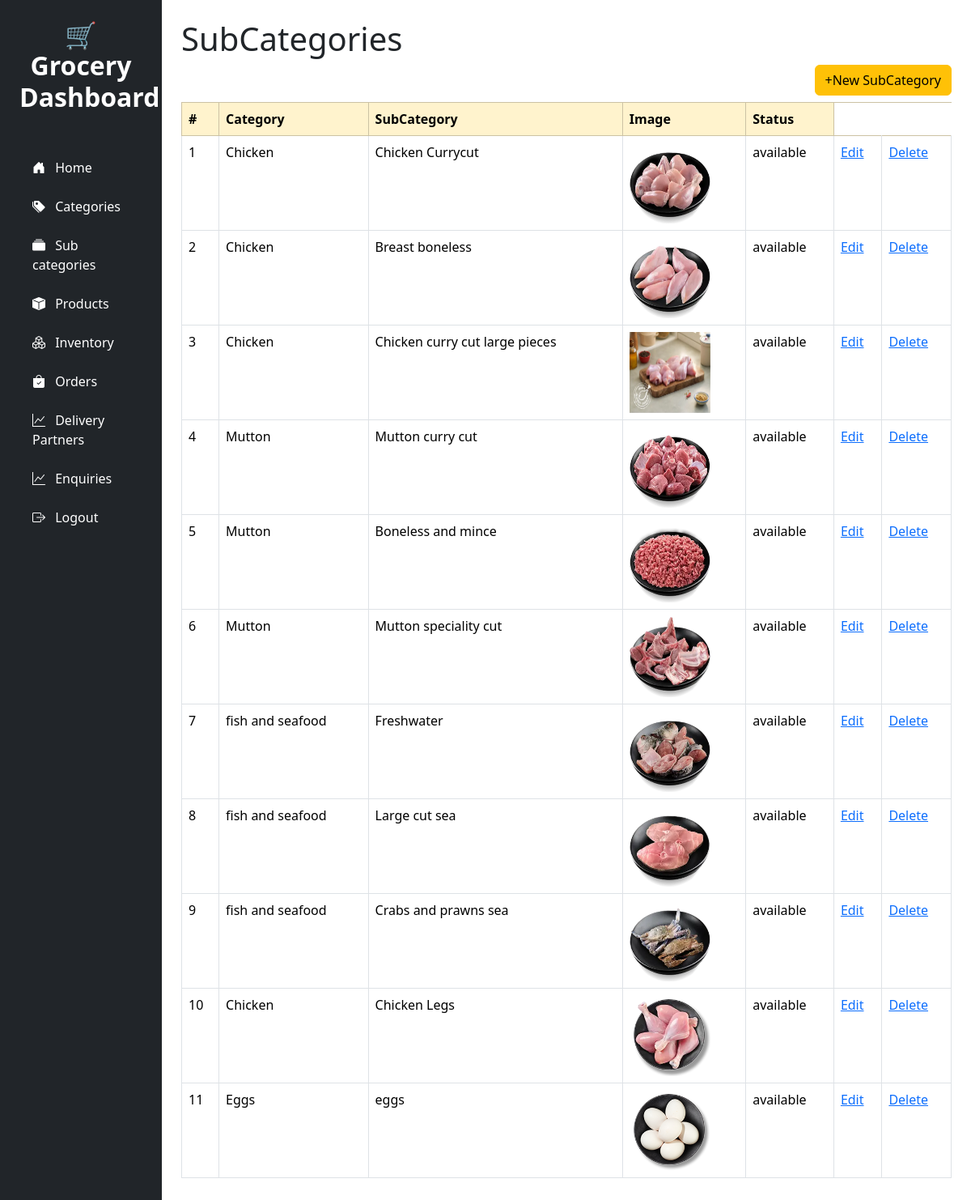
The page /SubCategories/ on the database its author committed.
### Grocerapp/models.py (models this page shows)
class tbl_SubCategory(models.Model):
    category = models.ForeignKey(tbl_category, on_delete=models.CASCADE)
    SubCategoryname=models.CharField(max_length=30,null=True)
    SubCategoryimage=models.ImageField(upload_to="media",null=True)
    SubCategorystatus=models.CharField(max_length=30,null=True)

class tbl_category(models.Model):
    categoryname=models.CharField(max_length=35,null=True)
    categoryimage=models.ImageField(upload_to="media",null=True)
    categorystatus=models.CharField(max_length=40,null=True)

### Grocerapp/views.py (the view)
# urls.py: path('SubCategories/',views.SubCategories),
def SubCategories(request):
    data1 = tbl_SubCategory.objects.all()
    return render(request,'SubCategories.html',{'data1':data1})

### templates/SubCategories.html
{% include 'navbar.html' %}
<h1>SubCategories</h1>
<a href="/create_SubCategory/" class="btn btn-warning mb-2 float-end">+New SubCategory</a>
<table class="table table-bordered">
            <thead class="table-warning">
            <tr>
                <th scope="col">#</th>
                <th scope="col">Category</th>
                <th scope="col">SubCategory</th>
                <th scope="col">Image</th>
                <th scope="col">Status</th>
            </tr>
            </thead>
            <tbody>
            {% for k in data1 %}
              <tr>
                <td>{{forloop.counter}}</td>
                  <td>{{k.category.categoryname}}</td>
                <td>{{k.SubCategoryname}}</td>
                  {% if k.SubCategoryimage %}
                  <td><img src="{{k.SubCategoryimage.url}}" width="100" height="100"></td>
                  {%else%}
                <td>No Image</td>
                {%endif%}
                <td>{{k.SubCategorystatus}}</td>
                  <td><a href="/edit_SubCategory/{{k.id}}">Edit</a></td>
      <td><a href="/delete_SubCategory/{{k.id}}">Delete</a></td>
              </tr>
            {% endfor %}
            </tbody>
          </table>

### templates/navbar.html (shortened to what this page needs)
<!DOCTYPE html>
<html lang="en">
<head>
  <link href="https://cdn.jsdelivr.net/npm/bootstrap@5.3.3/dist/css/bootstrap.min.css" rel="stylesheet">
  <link rel="stylesheet" href="https://cdn.jsdelivr.net/npm/bootstrap-icons@1.10.5/font/bootstrap-icons.css">
</head>
<body class="bg-warning bg-opacity-50">
  <div class="container-fluid">
    <div class="row">
<nav class="col-md-3 col-lg-2 bg-dark min-vh-100 p-4">
  <div class="text-center mb-5">
    <h2 class="fw-bold text-white">🛒 Grocery Dashboard</h2>
  </div>
  <div class="nav flex-column nav-pills gap-2" role="tablist">
    <a class="nav-link text-start btn btn-outline-warning text-white" href="/dashboard">
      <i class="bi bi-house-door-fill me-2"></i> Home
    </a>
    <a class="nav-link text-start btn btn-outline-warning text-white" href="/categories">
      <i class="bi bi-tags-fill me-2"></i> Categories
    </a>
    <a class="nav-link text-start btn btn-outline-warning text-white" href="/SubCategories">
      <i class="bi bi-collection-fill me-2"></i> Sub categories
    </a>
    <a class="nav-link text-start btn btn-outline-warning text-white" href="/Products">
      <i class="bi bi-box-fill me-2"></i> Products
    </a>
    <a class="nav-link text-start btn btn-outline-warning text-white" href="#">
      <i class="bi bi-boxes me-2"></i> Inventory
    </a>
    <a class="nav-link text-start btn btn-outline-warning text-white" href="/Admin_Orders">
      <i class="bi bi-bag-check-fill me-2"></i> Orders
    </a>
    <a class="nav-link text-start btn btn-outline-warning text-white" href="/Delivery_partners">
      <i class="bi bi-graph-up me-2"></i> Delivery Partners
    </a>
    <a class="nav-link text-start btn btn-outline-warning text-white" href="/contactpagetbl">
      <i class="bi bi-graph-up me-2"></i> Enquiries
    </a>
    <a class="nav-link text-start btn btn-danger text-white " href="/Logout">
      <i class="bi bi-box-arrow-right me-2"></i> Logout
    </a>
  </div>
</nav>
      <main class="col-md-9 col-lg-10 bg-white p-4">
 </body>
</html>

### rows shown on the page
tbl_SubCategory: category.categoryname "Chicken", SubCategoryname "Chicken Currycut", SubCategoryimage (picture), SubCategorystatus "available"
tbl_SubCategory: category.categoryname "Chicken", SubCategoryname "Breast boneless", SubCategoryimage (picture), SubCategorystatus "available"
tbl_SubCategory: category.categoryname "Chicken", SubCategoryname "Chicken curry cut large pieces", SubCategoryimage (picture), SubCategorystatus "available"
tbl_SubCategory: category.categoryname "Mutton", SubCategoryname "Mutton curry cut", SubCategoryimage (picture), SubCategorystatus "available"
tbl_SubCategory: category.categoryname "Mutton", SubCategoryname "Boneless and mince", SubCategoryimage (picture), SubCategorystatus "available"
tbl_SubCategory: category.categoryname "Mutton", SubCategoryname "Mutton speciality cut", SubCategoryimage (picture), SubCategorystatus "available"
tbl_SubCategory: category.categoryname "fish and seafood", SubCategoryname "Freshwater", SubCategoryimage (picture), SubCategorystatus "available"
tbl_SubCategory: category.categoryname "fish and seafood", SubCategoryname "Large cut sea", SubCategoryimage (picture), SubCategorystatus "available"
tbl_SubCategory: category.categoryname "fish and seafood", SubCategoryname "Crabs and prawns sea", SubCategoryimage (picture), SubCategorystatus "available"
tbl_SubCategory: category.categoryname "Chicken", SubCategoryname "Chicken Legs", SubCategoryimage (picture), SubCategorystatus "available"
tbl_SubCategory: category.categoryname "Eggs", SubCategoryname "eggs", SubCategoryimage (picture), SubCategorystatus "available"
